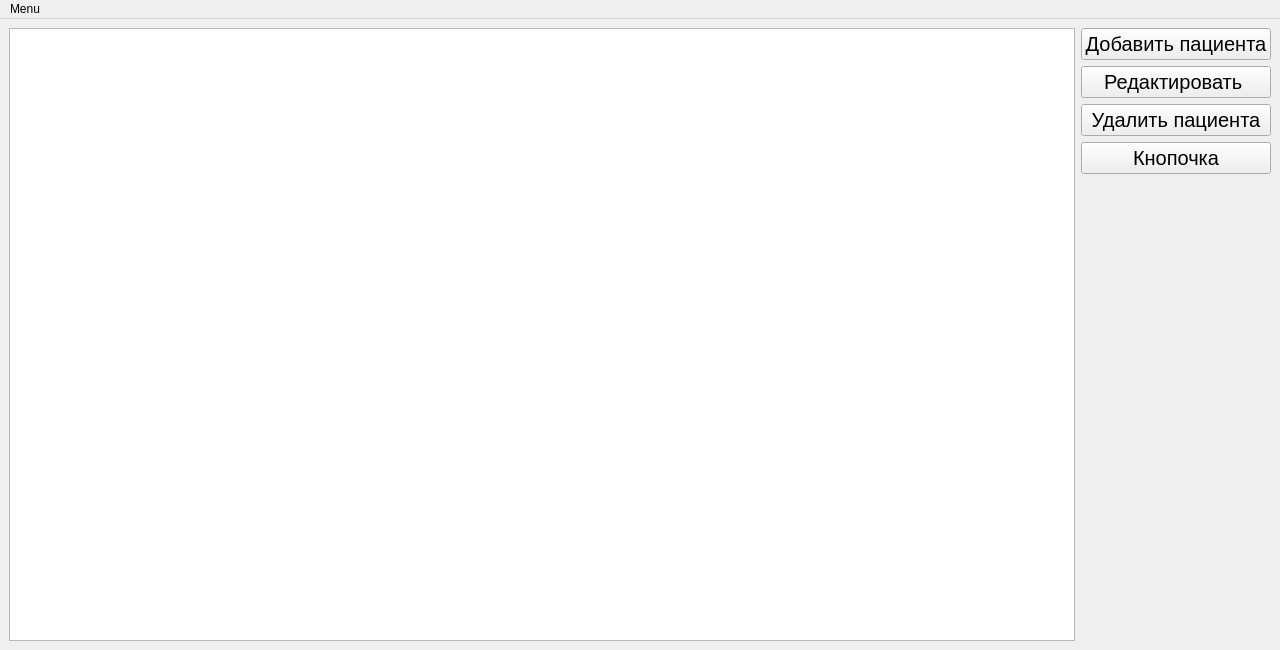
<?xml version="1.0" encoding="UTF-8"?>
<ui version="4.0">
 <class>MainWindow</class>
 <widget class="QMainWindow" name="MainWindow">
  <property name="geometry">
   <rect>
    <x>0</x>
    <y>0</y>
    <width>1280</width>
    <height>650</height>
   </rect>
  </property>
  <property name="windowTitle">
   <string>АРМ врача-терапевта</string>
  </property>
  <widget class="QWidget" name="centralwidget">
   <layout class="QGridLayout" name="gridLayout">
    <item row="0" column="0">
     <widget class="QListWidget" name="listWidget">
      <property name="sizePolicy">
       <sizepolicy hsizetype="Expanding" vsizetype="Expanding">
        <horstretch>0</horstretch>
        <verstretch>0</verstretch>
       </sizepolicy>
      </property>
      <property name="font">
       <font>
        <pointsize>15</pointsize>
       </font>
      </property>
     </widget>
    </item>
    <item row="0" column="1">
     <layout class="QVBoxLayout" name="verticalLayout">
      <property name="sizeConstraint">
       <enum>QLayout::SetDefaultConstraint</enum>
      </property>
      <item>
       <widget class="QPushButton" name="add_patient">
        <property name="font">
         <font>
          <pointsize>15</pointsize>
         </font>
        </property>
        <property name="text">
         <string>Добавить пациента</string>
        </property>
       </widget>
      </item>
      <item>
       <widget class="QPushButton" name="pushButton_2">
        <property name="font">
         <font>
          <pointsize>15</pointsize>
         </font>
        </property>
        <property name="text">
         <string>Редактировать </string>
        </property>
       </widget>
      </item>
      <item>
       <widget class="QPushButton" name="delete_patient">
        <property name="font">
         <font>
          <pointsize>15</pointsize>
         </font>
        </property>
        <property name="text">
         <string>Удалить пациента</string>
        </property>
       </widget>
      </item>
      <item>
       <widget class="QPushButton" name="pushButton">
        <property name="font">
         <font>
          <pointsize>15</pointsize>
         </font>
        </property>
        <property name="text">
         <string>Кнопочка</string>
        </property>
       </widget>
      </item>
      <item>
       <spacer name="verticalSpacer">
        <property name="orientation">
         <enum>Qt::Vertical</enum>
        </property>
        <property name="sizeHint" stdset="0">
         <size>
          <width>20</width>
          <height>40</height>
         </size>
        </property>
       </spacer>
      </item>
     </layout>
    </item>
   </layout>
  </widget>
  <widget class="QMenuBar" name="menubar">
   <property name="geometry">
    <rect>
     <x>0</x>
     <y>0</y>
     <width>1280</width>
     <height>21</height>
    </rect>
   </property>
   <widget class="QMenu" name="menuMenu">
    <property name="title">
     <string>Menu</string>
    </property>
   </widget>
   <addaction name="menuMenu"/>
  </widget>
 </widget>
 <resources/>
 <connections/>
</ui>
